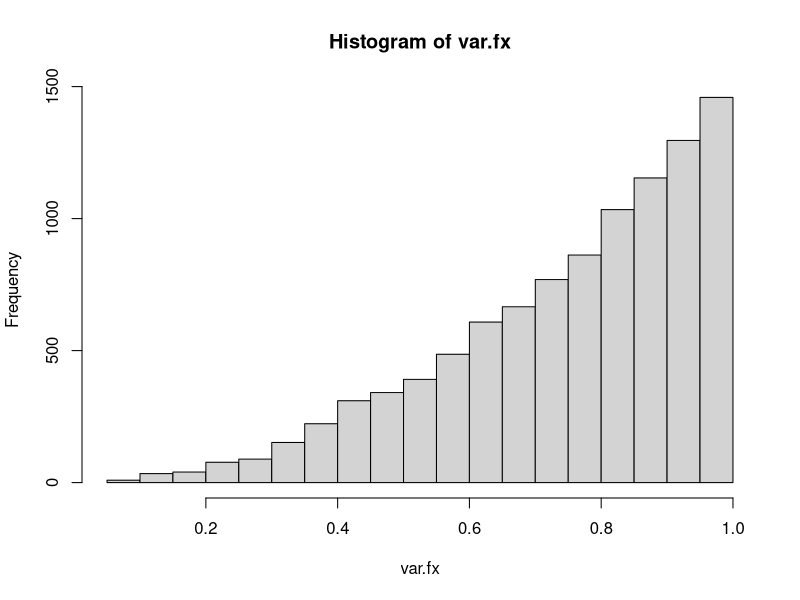
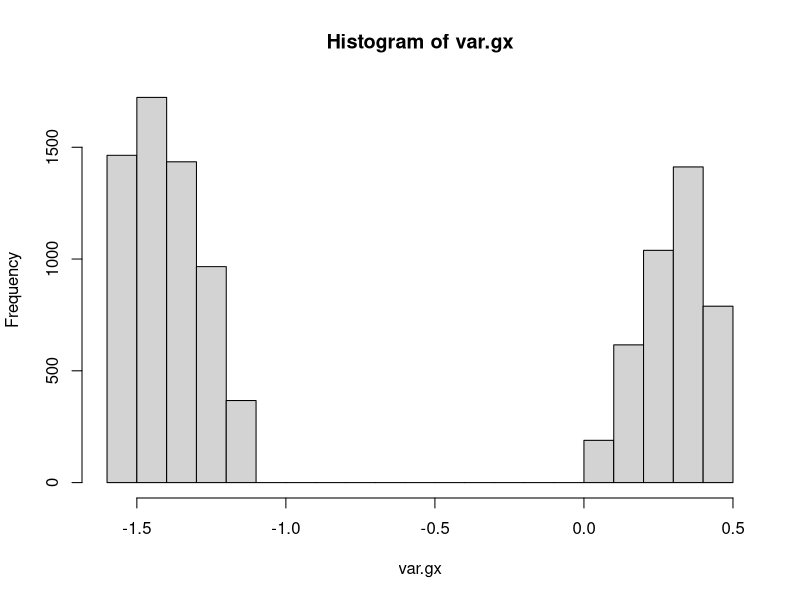

Generate these figures, in order, with R:
# Joana da Matta Furtado Ferreira - 2110255

gera.variaveis <- function(funcao, nsamples){
  X <- rep(0,nsamples)
  U <- runif(nsamples)
  
  # caso 1: f(x)
  # a funcao de distribuicao acumulada de f(x) é F(X) = Int(3x^2, 0..x) = x^3, 0 <= x <= 1
  # a inversa de F(x) é F^(-1)(x) = x^(1/3)
  
  if(funcao == 1){
    for(i in 1:nsamples){
      X[i] <- U[i]^(1/3)
    }
  }
  
  # caso 2: g(x)
  # a funcao de distribuicao acumulada de g(x) é Int(4x,0..x), 0 <= x <= 0.5 e Int(4x, 0..0.4)+Int(4(1-x),0.4..x), 0.4<=x<=1
  # então, F(x) é (4x^2)/2 = 2x^2, 0<=x<=0.4, e 0.32 + (-2x^2 + 4x - 1.28) = -2x^2 + 4x - 0.96, 0.4 < x <= 1
  # as inversas de F(x) sao: sqrt(x/2), 0 <= x <= 0.4 e - (-400+sqrt(-80000x+83200))/400
  
  else if(funcao == 2){
    for(i in 1:nsamples){
      if(U[i] <= 0.4){
        X[i] <- sqrt(U[i]/2)
      }else{
        X[i] <- -(400+sqrt(-80000*U[i]+83200))/400
      }
    }
  }
  return(X)
}

var.fx <- gera.variaveis(1,10000)
hist(var.fx)

var.gx <- gera.variaveis(2,10000)
hist(var.gx)
